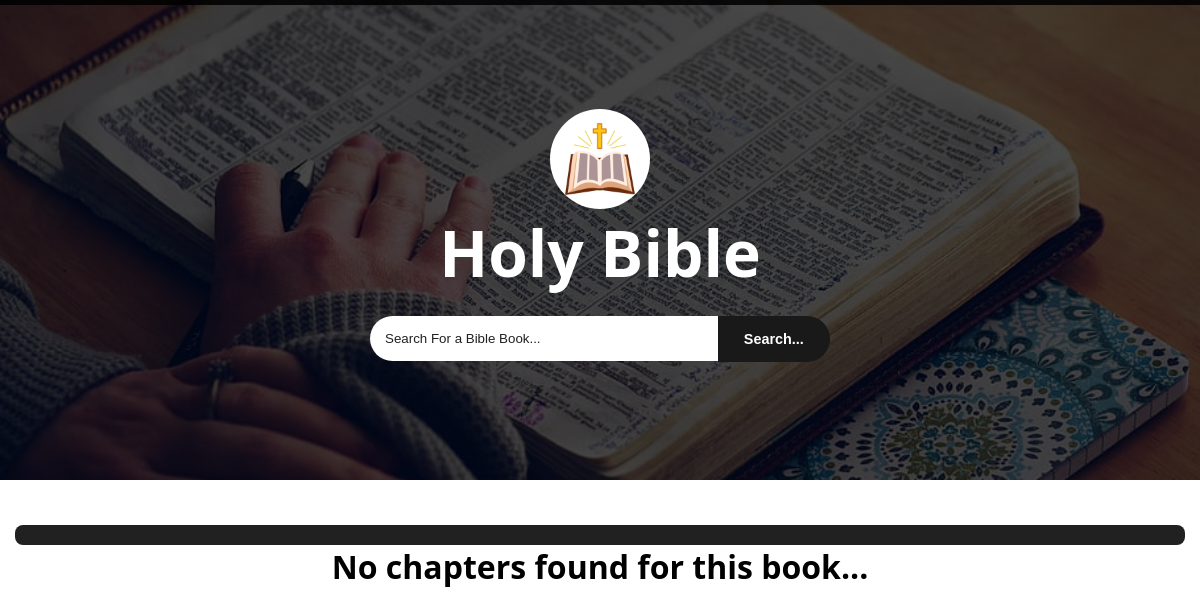
/book?book_name=1+Peter, run on an earlier commit of the app's database.
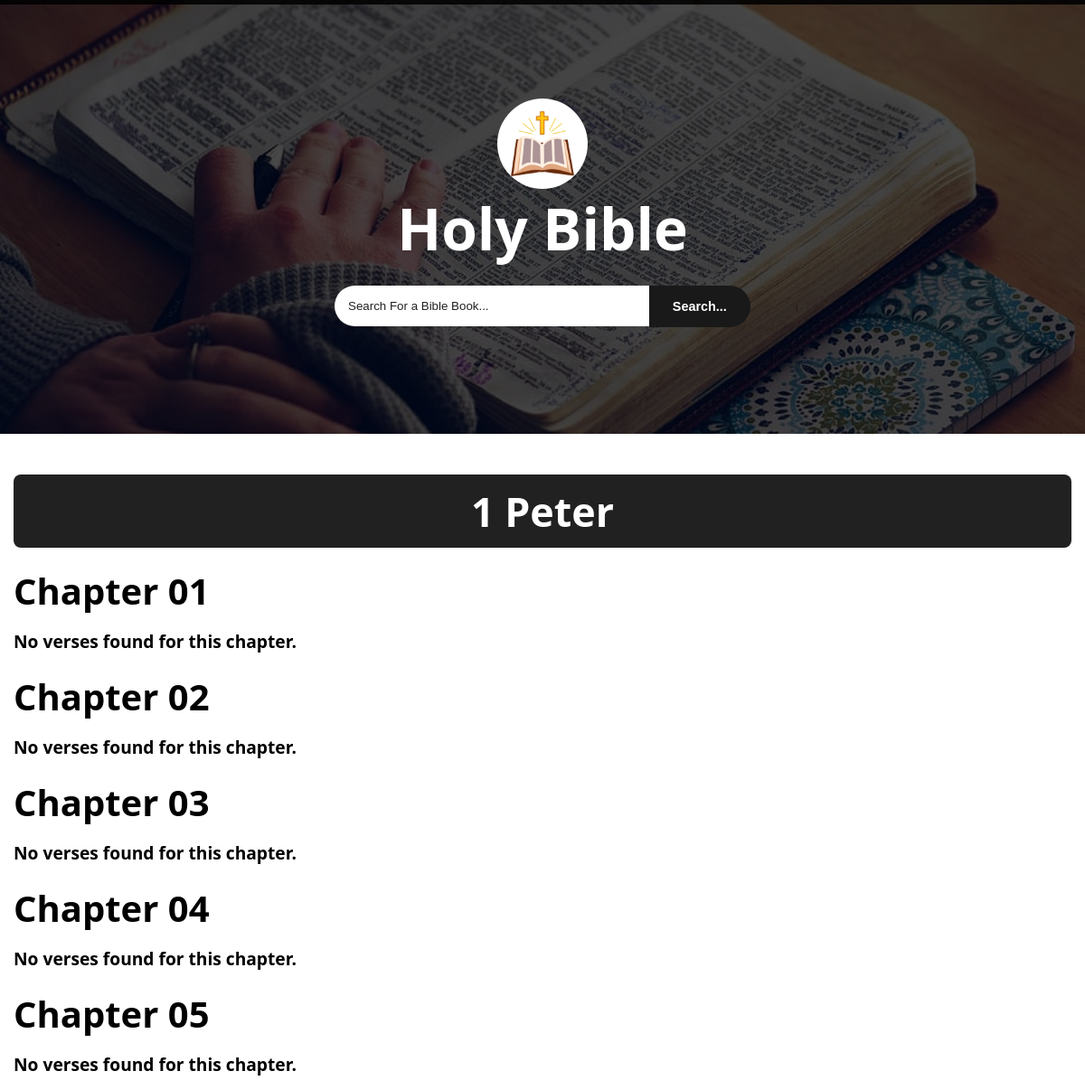
And on a later commit of the database.
### tables this page shows
CREATE TABLE `books` (
  `book_id` int(11) NOT NULL,
  `book_name` varchar(100) NOT NULL,
  `testament` varchar(50) NOT NULL
);

CREATE TABLE `chapters` (
  `chapter_id` int(11) NOT NULL,
  `book_id` int(11) NOT NULL,
  `chapter_number` int(11) NOT NULL
);

### book.php (the view, shortened to what this page needs)
<?php
include("connection.php");
$b_name = $_GET['book_name'];
$book_name = urldecode($b_name);
$select = $con->query("SELECT * FROM `books` WHERE `book_name` = '$book_name'");
$row = mysqli_fetch_assoc($select);
$book_id = $row['book_id'];
$book = $row['book_name'];
$chapters_query = $con->query("SELECT * FROM `chapters` WHERE `book_id` = '$book_id' ORDER BY `chapter_number`");
?>
<!DOCTYPE html>
<html lang="en">
<head>
    <link rel="stylesheet" href="style.css">
</head>
<body>
    <?php
        include("loader.php");
    ?>
    <div class="scroll-bar"></div>
    <div class="main-container">
        <div class="header">
            <img src="./Images/icon.webp" alt="Icon">
            <h1><a href="./bible">Holy Bible</a></h1>
            <form action="" method="POST">
                <input type="search" name="search_value" placeholder="Search For a Bible Book..." required>
                <button type="submit" name="search">Search...</button>
            </form>
        </div>
        <div class="books-container">
            <div class="title">
                <h1><?php echo htmlspecialchars($book); ?></h1>
            </div>
            <?php
            if (mysqli_num_rows($chapters_query) > 0) {
                while ($chapter_row = mysqli_fetch_assoc($chapters_query)) {
                    $chapter_id = $chapter_row['chapter_id'];
                    $chapter_number = $chapter_row['chapter_number'];
                    echo '<div class="chapter">';
                    echo '<h1>Chapter ' . str_pad($chapter_number, 2, '0', STR_PAD_LEFT) . '</h1>';
                    echo '</div>';
                    $verses_query = $con->query("SELECT * FROM `verses` WHERE `chapter_id` = '$chapter_id' ORDER BY `verse_number`");
                    echo '<div class="verse">';
                    if (mysqli_num_rows($verses_query) > 0) {
                        while ($verse_row = mysqli_fetch_assoc($verses_query)) {
                            $verse_number = $verse_row['verse_number'];
                            $text = $verse_row['text'];
                            echo '<p>' . str_pad($chapter_number, 2, '0', STR_PAD_LEFT) . ':' . str_pad($verse_number, 2, '0', STR_PAD_LEFT) . ' ' . htmlspecialchars($text) . '</p>';
                        }
                    } else {
                        echo '<p>No verses found for this chapter.</p>';
                    }
                    echo '</div>';
                }
            } else {
                echo '<center><h1>No chapters found for this book...</h1></center>';
            }
            ?>
        </div>
    </div>
</body>
</html>

What changed in the data, as far as the page shows it:
added books: book_name "1 Peter"
added chapters: chapter_number "01"
added chapters: chapter_number "02"
added chapters: chapter_number "03"
added chapters: chapter_number "04"
added chapters: chapter_number "05"
Also different on the page:
text no longer shown: "No chapters found for this book..."
